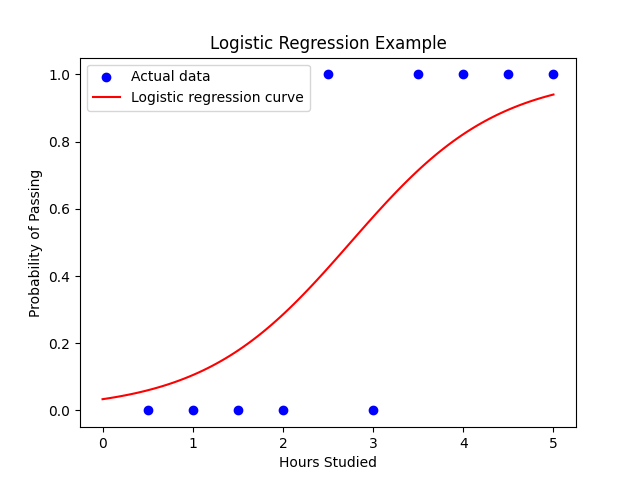

Reproduce this figure in Python.
import numpy as np
import matplotlib.pyplot as plt
from sklearn.linear_model import LogisticRegression

# Hours studied (input feature)
hours_studied = np.array([0.5, 1.0, 1.5, 2.0, 2.5, 3.0, 3.5, 4.0, 4.5, 5.0]).reshape(-1, 1)

# Pass (1) or fail (0) (target variable)
exam_result = np.array([0, 0, 0, 0, 1, 0, 1, 1, 1, 1])

model = LogisticRegression().fit(hours_studied, exam_result)

#Predict for new Data
list_of_prediction = np.array([1.2, 1.9, 2.8, 3]).reshape(-1, 1)
prediction = model.predict(list_of_prediction)

print(prediction)

# Plot the data points
plt.scatter(hours_studied, exam_result, color='blue', label='Actual data')

# Create a range of values for plotting the curve
x_values = np.linspace(0, 5, 100).reshape(-1, 1)
y_proba = model.predict_proba(x_values)[:, 1]

# Plot the logistic regression curve
plt.plot(x_values, y_proba, color='red', label='Logistic regression curve')

plt.xlabel('Hours Studied')
plt.ylabel('Probability of Passing')
plt.title('Logistic Regression Example')
plt.legend()
plt.savefig('LOG_R.png')
plt.show()

print('Done')